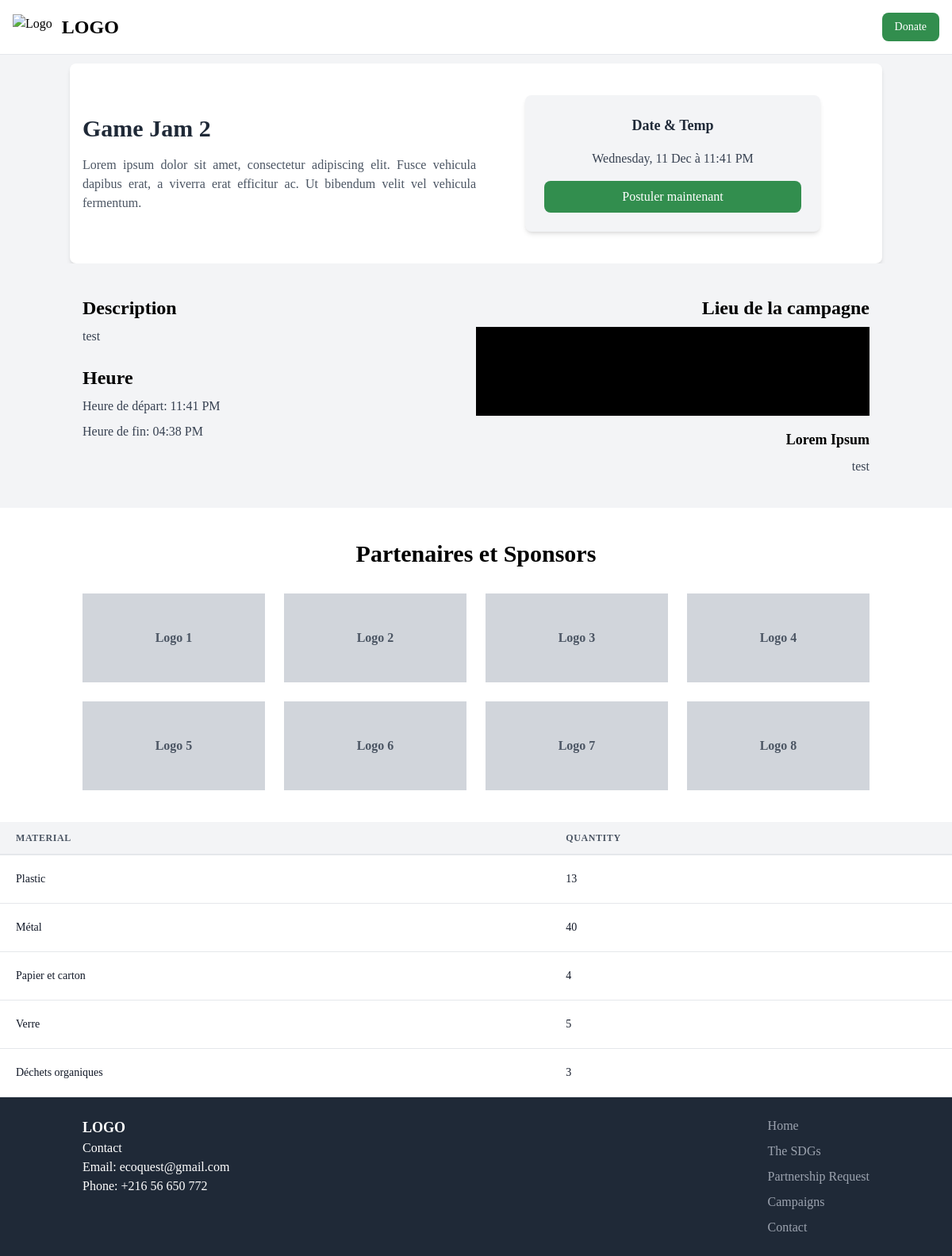
The page /Main/eventDetail.php?eventID=1 on the database its author committed.
### tables this page shows
CREATE TABLE `evenements` (
  `IDevent` int(11) NOT NULL,
  `Nom` varchar(20) NOT NULL,
  `Description` varchar(1000) NOT NULL,
  `Location` varchar(100) NOT NULL,
  `Date` date NOT NULL,
  `startTime` time NOT NULL,
  `endTime` time NOT NULL,
  `eventType` varchar(20) NOT NULL,
  `Status` varchar(20) NOT NULL,
  `eventImage` varchar(20) NOT NULL,
  `trash` float NOT NULL
);

CREATE TABLE `eventmaterials` (
  `idcol` int(11) NOT NULL,
  `idmat` int(11) NOT NULL,
  `idevent` int(11) NOT NULL,
  `nommat` varchar(100) NOT NULL,
  `qty` decimal(10,0) NOT NULL
);

### Main/eventDetail.php (the view, shortened to what this page needs)
<!DOCTYPE html>
<html lang="en">
<head>
<link rel="stylesheet" href="Main.css">
    <script src="https://cdn.tailwindcss.com"></script>
</head>
<body class="bg-gray-100">
    <nav class="bg-white dark:bg-gray-900 fixed w-full z-20 top-0 start-0 border-b border-gray-200 dark:border-gray-600">
        <div class="max-w-screen-xl flex flex-wrap items-center justify-between mx-auto p-4">
            <a href="#" class="flex items-center space-x-3 rtl:space-x-reverse">
                <img src="https://flowbite.com/docs/images/logo.svg" class="h-8" alt="Logo">
                <span class="self-center text-2xl font-semibold whitespace-nowrap dark:text-white">LOGO</span>
            </a>
            <div class="flex md:order-2 space-x-3 md:space-x-0 rtl:space-x-reverse">
                <button type="button" class="text-white bg-[#328E4E] hover:bg-green-800 duration-300 focus:ring-4 focus:outline-none focus:ring-blue-300 font-medium rounded-lg text-sm px-4 py-2 text-center dark:bg-[#328E4E] dark:hover:bg-[#328E4E] dark:focus:ring-[#1d3b24]">
                    Donate
                </button>
            </div>
        </div>
    </nav>
    <main class="container mx-auto mt-20 px-4 py-10 bg-white shadow-md rounded-lg">
        <div class="flex flex-col md:flex-row items-center justify-between space-y-8 md:space-y-0">
            <div class="w-full md:w-1/2 space-y-4">
                <?php
                include "conn.php";
                $eventID=$_GET['eventID'];
                $req="select Nom, Description, Status, Location, DATE_FORMAT(Date, '%b') as month, DATE_FORMAT(Date, '%d') as day, DAYNAME(Date) as dayName, DATE_FORMAT(startTime, '%h:%i %p') as startTime, DATE_FORMAT(endTime, '%h:%i %p') as endTime from evenements where IDevent=$eventID";
                $res=mysqli_query($conn, $req);
                while($row=mysqli_fetch_assoc($res)) {
                    $nom=$row["Nom"];
                    $Description=$row["Description"];
                    $Location=$row['Location'];
                    $month=$row['month'];
                    $day=$row['day'];
                    $dayName=$row['dayName'];
                    $startTime=$row['startTime'];
                    $endTime=$row['endTime'];
                    $status=$row['Status'];
                }
                ?>
                <h1 class="text-3xl font-bold text-gray-800"><?php echo($nom); ?></h1>
                <p class="text-gray-600 text-justify">
                    Lorem ipsum dolor sit amet, consectetur adipiscing elit. Fusce vehicula dapibus erat, a viverra erat efficitur ac. Ut bibendum velit vel vehicula fermentum.
                </p>
            </div>
            <div class="w-full md:w-1/2 flex justify-center">
                <div class="bg-gray-100 p-6 rounded-lg shadow-md w-full md:w-3/4">
                    <h2 class="text-lg font-semibold text-gray-800 text-center mb-4">Date & Temp</h2>
                    <p class="text-gray-700 text-center mb-4"><?php echo($dayName.", ".$day." ".$month." à ".$startTime); ?></p>
                    <form action="" method="POST">
                    <input type="submit" value="Postuler maintenant" name="apply" class="bg-[#328E4E] text-white font-medium py-2 px-4 rounded-lg w-full hover:bg-green-800 transition duration-300">
                    </form>
                </div>
            </div>
        </div>
    </main>
<section class="bg-gray-100 py-10">
    <div class="container mx-auto px-4 flex flex-col md:flex-row justify-between items-start space-y-6 md:space-y-0">
        <div class="md:w-1/2 space-y-6">
            <div>
                <h2 class="text-2xl font-bold mb-2">Description</h2>
                <div class="flex items-start justify-between">
                    <p class="text-gray-700 text-justify flex-1">
                    <?php echo($Description); ?>
                    </p>
                </div>
            </div>
            <div class="mt-4">
                <h2 class="text-2xl font-bold mb-2">Heure</h2>
                <p class="text-gray-700 mb-2">Heure de départ: <?php echo($startTime); ?></p>
                <p class="text-gray-700">Heure de fin: <?php echo($endTime); ?></p>
            </div>
        </div>
        <div class="md:w-1/2 text-right">
            <h2 class="text-2xl font-bold mb-2">Lieu de la campagne</h2>
            <div class="bg-black h-28 w-full mb-4"></div>
            <h3 class="text-lg font-bold mb-2">Lorem Ipsum</h3>
            <p class="text-gray-700">
            <?php echo($Location); ?>
            </p>
        </div>
    </div>
</section>
    <section class="bg-white py-10">
        <div class="container mx-auto px-4">
            <h2 class="text-3xl font-bold text-center mb-8">Partenaires et Sponsors</h2>
            <div class="grid grid-cols-2 md:grid-cols-4 gap-6">
                <div class="bg-gray-300 h-28 flex items-center justify-center">
                    <p class="text-gray-600 font-bold">Logo 1</p>
                </div>
                <div class="bg-gray-300 h-28 flex items-center justify-center">
                    <p class="text-gray-600 font-bold">Logo 2</p>
                </div>
                <div class="bg-gray-300 h-28 flex items-center justify-center">
                    <p class="text-gray-600 font-bold">Logo 3</p>
                </div>
                <div class="bg-gray-300 h-28 flex items-center justify-center">
                    <p class="text-gray-600 font-bold">Logo 4</p>
                </div>
                <div class="bg-gray-300 h-28 flex items-center justify-center">
                    <p class="text-gray-600 font-bold">Logo 5</p>
                </div>
                <div class="bg-gray-300 h-28 flex items-center justify-center">
                    <p class="text-gray-600 font-bold">Logo 6</p>
                </div>
                <div class="bg-gray-300 h-28 flex items-center justify-center">
                    <p class="text-gray-600 font-bold">Logo 7</p>
                </div>
                <div class="bg-gray-300 h-28 flex items-center justify-center">
                    <p class="text-gray-600 font-bold">Logo 8</p>
                </div>
            </div>
        </div>
    </section>
       <?php
        if($status=='Upcoming'){
       ?>
      <section class="bg-white py-10">
        <div class="container mx-auto px-4">
          <h2 class="text-2xl font-bold mb-6 text-center">Tableau des équipes</h2>
          <div class="team-table">
            <div class="team-column">
              <div class="team-header">Équipe A</div>
              <?php
                $req2="select DISTINCT Nom from utilisateur u, participants p where u.ID=p.idutilsateur and idevent = '$eventID' and team='A'";
                $participants=mysqli_query($conn,$req2);
                while($row=mysqli_fetch_assoc($participants)){
                    echo('<div class="team-row">'.$row['Nom'].'</div>');
                }
              ?>
            </div>
            <div class="team-column">
              <div class="team-header">Équipe B</div>
              <?php
                $req3="select DISTINCT Nom from utilisateur u, participants p where u.ID=p.idutilsateur and idevent = '$eventID' and team='B'";
                $participants1=mysqli_query($conn,$req3);
                while($row3=mysqli_fetch_assoc($participants1)){
                    echo('<div class="team-row">'.$row3['Nom'].'</div>');
                }
              ?>
            </div>
          </div>
        </div>
      </section>
      <?php
        }else{
      ?>
      <section>
      <table class="min-w-full leading-normal">
                            <thead>
                                <tr>
                                    <th
                                        class="px-5 py-3 border-b-2 border-gray-200 bg-gray-100 text-left text-xs font-semibold text-gray-600 uppercase tracking-wider">
                                        Material
                                    </th>
                                    <th
                                        class="px-5 py-3 border-b-2 border-gray-200 bg-gray-100 text-left text-xs font-semibold text-gray-600 uppercase tracking-wider">
                                        Quantity
                                    </th>
                                </tr>
                            </thead>
                            <tbody>
                                <?php
                                $getMatReq="select * from eventmaterials where idevent='$eventID'";
                                $getMatRes=mysqli_query($conn, $getMatReq);
                                while($mats=mysqli_fetch_assoc($getMatRes)) {
                                    echo('<tr>
                                    <td class="px-5 py-5 border-b border-gray-200 bg-white text-sm">
                                        <div class="flex items-center">
                                            <div class="">
                                                <p class="text-gray-900 whitespace-no-wrap">'
                                                    .$mats["nommat"].'
                                                </p>
                                            </div>
                                        </div>
                                    </td>
                                    <td class="px-5 py-5 border-b border-gray-200 bg-white text-sm">
                                        <p class="text-gray-900 whitespace-no-wrap">'
                                                    .$mats["qty"].'</p>
                                    </td>
                                </tr>');
                                }
                                ?>
                            </tbody>
                        </table>
      </section>
    <?php
        }
    ?>
    <footer class="bg-gray-800 text-white py-6">
        <div class="container mx-auto px-4 space-y-4 md:space-y-0 md:flex md:justify-between">
            <div>
                <p class="text-lg font-bold">LOGO</p>
                <p>Contact</p>
                <p>Email: ecoquest@gmail.com</p>
                <p>Phone: +216 56 650 772</p>
            </div>
            <nav class="space-y-2">
                <a href="#" class="block text-gray-400 hover:text-white">Home</a>
                <a href="#" class="block text-gray-400 hover:text-white">The SDGs</a>
                <a href="#" class="block text-gray-400 hover:text-white">Partnership Request</a>
                <a href="#" class="block text-gray-400 hover:text-white">Campaigns</a>
                <a href="#" class="block text-gray-400 hover:text-white">Contact</a>
            </nav>
        </div>
    </footer>
</body>
</html>

### Main/Main.css (style rules this page uses)
body { font-family: Montserrat; }

### rows shown on the page
evenements: Nom "Game Jam 2", Description "test", Location "test"
eventmaterials: nommat "Plastic", qty "13"
eventmaterials: nommat "Métal", qty "40"
eventmaterials: nommat "Papier et carton", qty "4"
eventmaterials: nommat "Verre", qty "5"
eventmaterials: nommat "Déchets organiques", qty "3"

### other values the page prints
$dayName "Wednesday"
$day "11"
$month "Dec"
$startTime "11:41 PM"
$endTime "04:38 PM"
